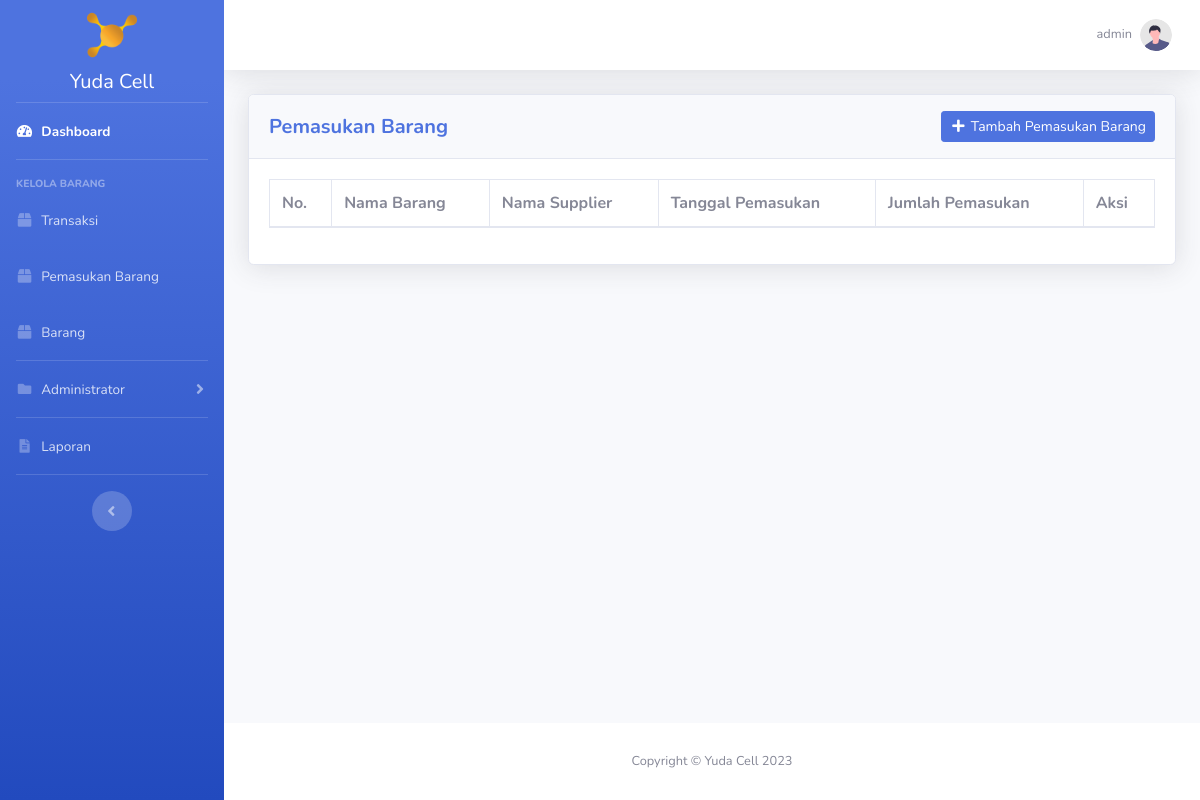
The app's page /pemasukan_barang/index.php (signed in), older data.
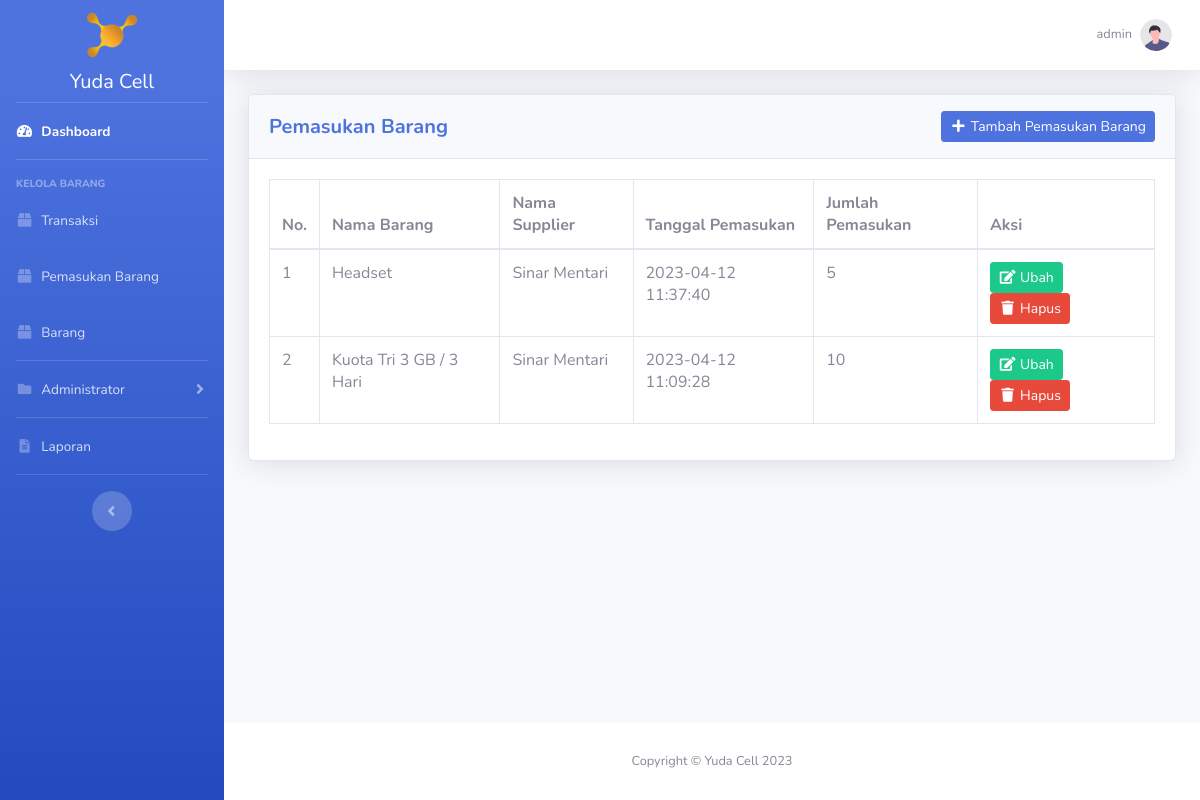
The same page, newer data.
### tables this page shows
CREATE TABLE `pemasukan_barang` (
  `id_pemasukan_barang` int(11) NOT NULL,
  `id_barang` int(11) NOT NULL,
  `id_supplier` int(11) NOT NULL,
  `tanggal_pemasukan` datetime NOT NULL,
  `jumlah_pemasukan` int(11) NOT NULL
);

CREATE TABLE `barang` (
  `id_barang` int(11) NOT NULL,
  `nama_barang` varchar(50) NOT NULL,
  `harga_beli` int(11) NOT NULL,
  `harga_jual` int(11) NOT NULL,
  `stok_barang` int(11) NOT NULL,
  `id_jenis_barang` int(11) NOT NULL
);

CREATE TABLE `supplier` (
  `id_supplier` int(11) NOT NULL,
  `nama_supplier` varchar(50) NOT NULL,
  `alamat_supplier` text NOT NULL,
  `no_telp_supplier` varchar(20) NOT NULL
);

### pemasukan_barang/index.php (the view, shortened to what this page needs)
<?php
require_once '../koneksi.php';
$pemasukan_barang = mysqli_query($koneksi, "SELECT * FROM pemasukan_barang INNER JOIN barang ON pemasukan_barang.id_barang = barang.id_barang INNER JOIN supplier ON pemasukan_barang.id_supplier = supplier.id_supplier ORDER BY tanggal_pemasukan DESC");
$id_user = htmlspecialchars($_SESSION['id_user']);
$data_profile = mysqli_fetch_assoc(mysqli_query($koneksi, "SELECT * FROM user WHERE id_user = '$id_user'"));
?>
<!DOCTYPE html>
<html lang="en">
<head>
    <?php include_once '../include/head.php'; ?>
</head>
<body id="page-top">
    <div id="wrapper">
        <?php include_once '../include/sidebar.php'; ?>
        <div id="content-wrapper" class="d-flex flex-column">
            <div id="content">
                <?php include_once '../include/topbar.php'; ?>
                <div class="container-fluid">
                    <div class="card shadow mb-4">
                        <div class="card-header py-3">
                            <div class="row">
                                <div class="col head-left">
                                    <h5 class="my-auto font-weight-bold text-primary">Pemasukan Barang</h5>
                                </div>
                                <div class="col head-right">
                                    <a href="<?= BASE_URL; ?>pemasukan_barang/tambah_pemasukan_barang.php" class="btn btn-sm btn-primary"><i class="fas fa-fw fa-plus"></i> Tambah Pemasukan Barang</a>
                                </div>
                            </div>
                        </div>
                        <div class="card-body">
                            <div class="table-responsive">
                                <table class="table table-bordered" id="dataTable" width="100%" cellspacing="0">
									<thead>
										<tr>
											<th>No.</th>
											<th>Nama Barang</th>
											<th>Nama Supplier</th>
											<th>Tanggal Pemasukan</th>
											<th>Jumlah Pemasukan</th>
											<?php if ($data_profile['hak_akses'] == 'administrator'): ?>
												<th>Aksi</th>
											<?php endif ?>
										</tr>
									</thead>
									<tbody>
										<?php $i = 1; ?>
										<?php foreach ($pemasukan_barang as $dpb): ?>
											<tr>
												<td><?= $i++; ?></td>
												<td><?= $dpb['nama_barang']; ?></td>
												<td><?= $dpb['nama_supplier']; ?></td>
												<td><?= $dpb['tanggal_pemasukan']; ?></td>
												<td><?= $dpb['jumlah_pemasukan']; ?></td>
												<?php if ($data_profile['hak_akses'] == 'administrator'): ?>
													<td>
														<a class="btn btn-sm btn-success" href="ubah_pemasukan_barang.php?id_pemasukan_barang=<?= $dpb['id_pemasukan_barang']; ?>"><i class="fas fa-fw fa-edit"></i> Ubah</a>
														<a class="btn btn-sm btn-danger btn-delete" data-nama="Pemasukan Barang <?= $dpb['nama_barang']; ?> akan terhapus!"href="hapus_pemasukan_barang.php?id_pemasukan_barang=<?= $dpb['id_pemasukan_barang']; ?>"><i class="fas fa-fw fa-trash"></i> Hapus</a>
													</td>
												<?php endif ?>
											</tr>
										<?php endforeach ?>
									</tbody>
								</table>
							</div>
                        </div>
                    </div>
				</div>
            </div>
            <?php include_once '../include/footer.php'; ?>
        </div>
    </div>
</body>
</html>

Row changes from the older to the newer data that the page shows:
added pemasukan_barang: id_barang.nama_barang "Headset", id_supplier.nama_supplier "Sinar Mentari", tanggal_pemasukan "2023-04-12 11:37:40", jumlah_pemasukan "5"
added pemasukan_barang: id_barang.nama_barang "Kuota Tri 3 GB / 3 Hari", id_supplier.nama_supplier "Sinar Mentari", tanggal_pemasukan "2023-04-12 11:09:28", jumlah_pemasukan "10"
